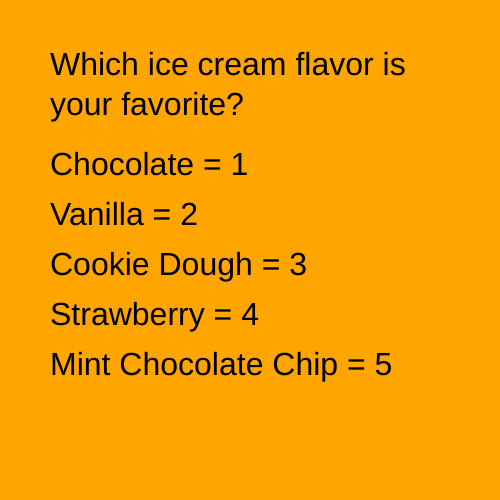
Frame 1 (no input)
Frame 60 (no input): identical to frame 1, image omitted
Frame 120 (the mouse pressed at the canvas centre since frame 60): identical to frame 1, image omitted

The p5.js sketch that drew this single still picture (run headless with seeded random() and noise() and a simulated clock; from frame 60 on, the mouse is pressed at the canvas centre):

// p5.js sketch
// ── sketch.js
var flavors = {

    "Chocolate": 0,
    "Vanilla": 0,
    "Cookie Dough": 0,
    "Strawberry": 0,
    "Mint Chocolate Chip": 0
};

function setup() {
    createCanvas(500, 500);
    background("orange");
    console.log(flavors);
    console.log(flavors["Chocolate"]);
    console.log(flavors["Vanilla"]);
    console.log(flavors["Cookie Dough"]);
    console.log(flavors["Strawberry"]);
    console.log(flavors["Mint Chocolate Chip"]);

    textSize(32);
    text("Which ice cream flavor is your favorite?", 50, 50, 400, 250);
    text("Chocolate = 1", 50, 150, 400, 400);
    text("Vanilla = 2", 50, 200, 400, 400);
    text("Cookie Dough = 3", 50, 250, 400, 400);
    text("Strawberry = 4", 50, 300, 400, 400);
    text("Mint Chocolate Chip = 5", 50, 350, 400, 400);
}

function draw() {

}

function keyPressed() {

    if (keyCode == 49) {
        flavors["Chocolate"]++;
    } else if (keyCode == 50) {
        flavors["Vanilla"]++;
    } else if (keyCode == 51) {
        flavors["Cookie Dough"]++;
    } else if (keyCode == 52) {
        flavors["Strawberry"]++;
    } else if (keyCode == 53) {
        flavors["Mint Chocolate Chip"]++;
    }

    console.log(flavors);

}
